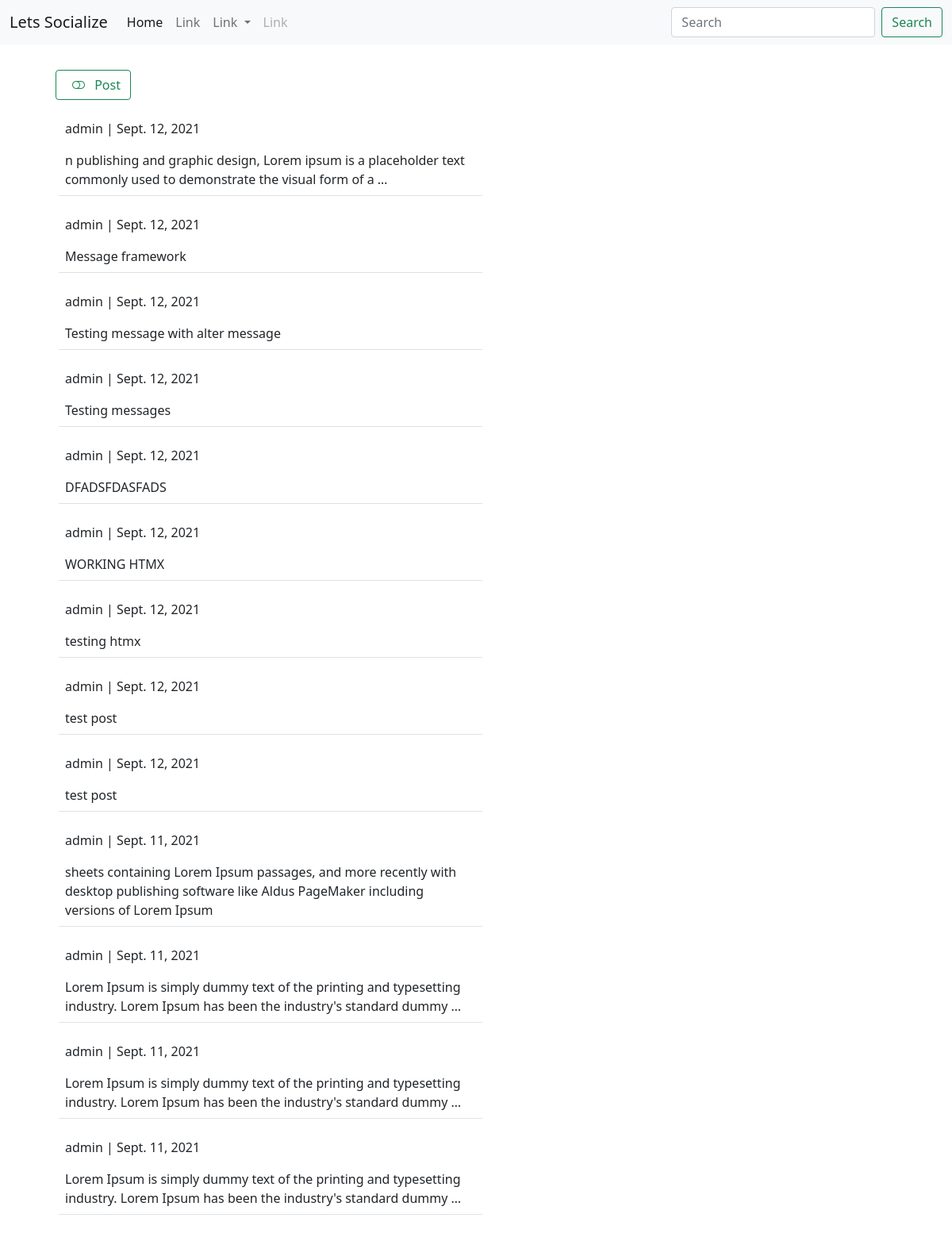
Page /social/ on the earlier database version.
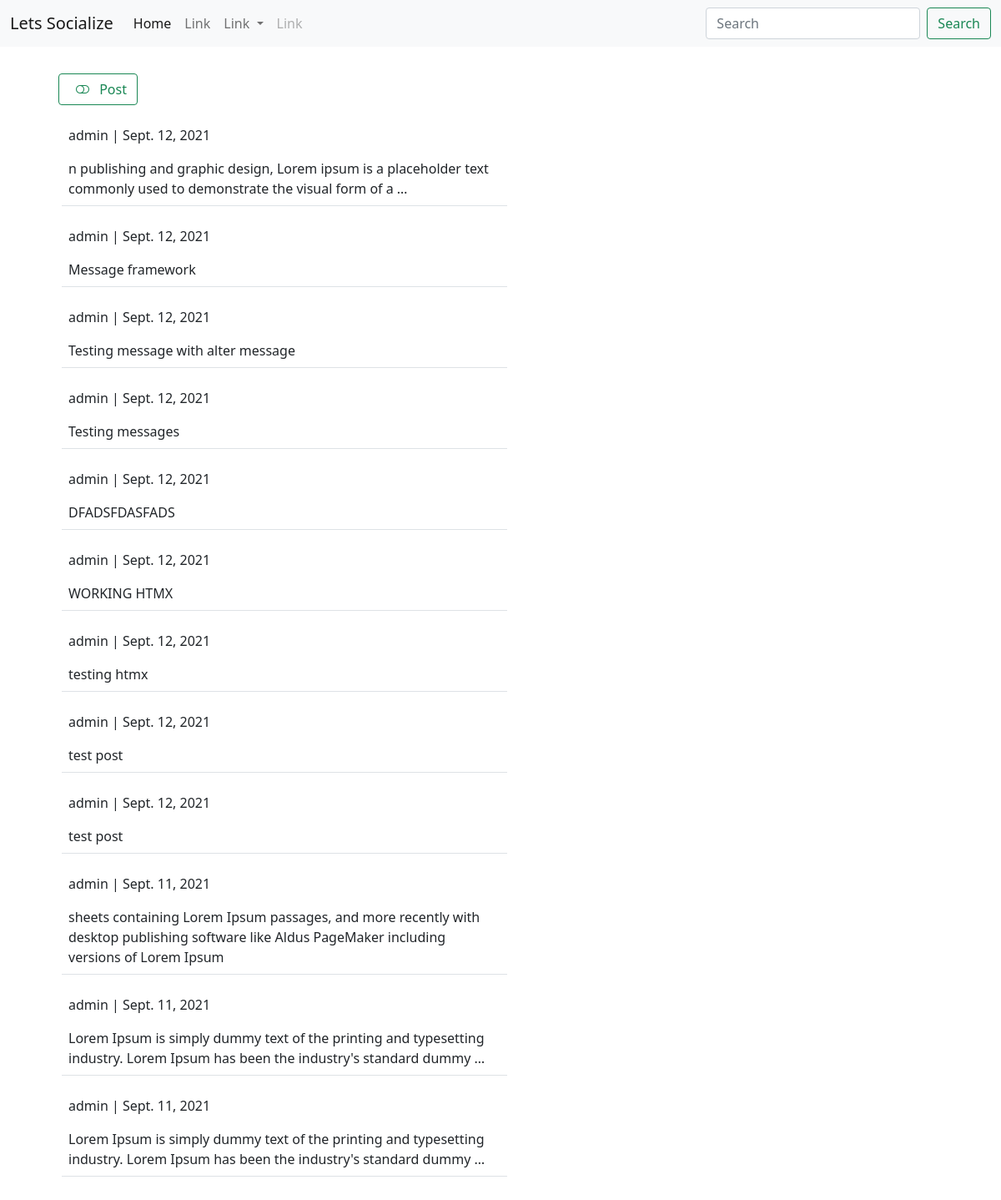
Same page on the later database version.
### social/models.py (models this page shows)
class Post(models.Model):
  body = models.TextField()
  created_on = models.DateField(default=datetime.now)
  author = models.ForeignKey(User, on_delete=models.CASCADE)

### social/views.py (the view, shortened to what this page needs)
# urls.py: path('',views.Index,name='index'),
def Index(request):
  posts = Post.objects.all().order_by('-id')
  form = PostForm()
  context = {'posts':posts,'form':form}
  return render(request,'social/index.html',context)

### social/forms.py
class PostForm(ModelForm):
  body = forms.CharField(
    label= '',
    widget=forms.Textarea(attrs={
      'rows':'5',
      'placeholder':'say something'
    })
                          )
  class Meta:
    model = Post
    fields = ['body']

### templates/social/index.html (shortened to what this page needs)
{% extends 'base.html' %}
{% load crispy_forms_tags %}
{% block content %}
<div class="container">
  <div class="row m-4 g-2">
    <div  x-data="{open: false }" class="col-md-6">
     <button @click="open = ! open" class="btn btn-outline-success mb-2"> <i  class="bi bi-toggle-off m-2 -p" width="40" height="40" x-transition>  </i> Post </button>
    </div>
    {% if posts %}
    {% for post in posts %}
    <div  class="col-md-6 border-bottom m-2 p-2">
      <a class="text-decoration-none link-dark " href="{% url 'social:post_detail' post.id %}">
         <p>{{ post.author }} | {{ post.created_on }} </p>
        {{ post.body | truncatewords:20 }}
      </a>
    </div>
    {% endfor %}
    {% endif %}
  </div>
</div>
{% endblock %}

Differences in the rows shown:
removed Post: author "admin", created_on "Sept. 11, 2021", body "Lorem Ipsum is simply dummy text of the printing and typesetting industry. Lorem Ipsum has been the industry's standard dummy …"
